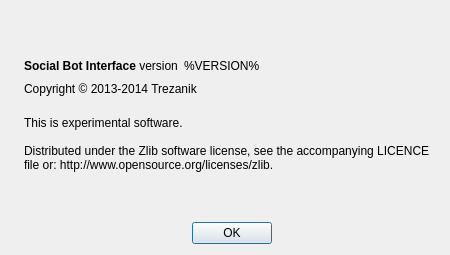
<?xml version="1.0" encoding="UTF-8"?>
<ui version="4.0">
 <class>AboutDialog</class>
 <widget class="QDialog" name="AboutDialog">
  <property name="geometry">
   <rect>
    <x>0</x>
    <y>0</y>
    <width>450</width>
    <height>255</height>
   </rect>
  </property>
  <property name="windowTitle">
   <string>About Social Bot Interface</string>
  </property>
  <layout class="QHBoxLayout" name="horizontalLayout_2">
   <item>
    <widget class="QLabel" name="label_sideimage">
     <property name="sizePolicy">
      <sizepolicy hsizetype="Preferred" vsizetype="Ignored">
       <horstretch>0</horstretch>
       <verstretch>0</verstretch>
      </sizepolicy>
     </property>
     <property name="pixmap">
      <pixmap resource="../sbi.qrc">:/images/about</pixmap>
     </property>
    </widget>
   </item>
   <item>
    <layout class="QVBoxLayout" name="verticalLayout_2">
     <item>
      <spacer name="verticalSpacer_2">
       <property name="orientation">
        <enum>Qt::Vertical</enum>
       </property>
       <property name="sizeHint" stdset="0">
        <size>
         <width>20</width>
         <height>40</height>
        </size>
       </property>
      </spacer>
     </item>
     <item>
      <layout class="QHBoxLayout" name="horizontalLayout">
       <item>
        <widget class="QLabel" name="label_appname">
         <property name="cursor">
          <cursorShape>IBeamCursor</cursorShape>
         </property>
         <property name="text">
          <string>&lt;html&gt;&lt;head/&gt;&lt;body&gt;&lt;p&gt;&lt;span style=&quot; font-weight:600;&quot;&gt;Social Bot Interface&lt;/span&gt; version&lt;/p&gt;&lt;/body&gt;&lt;/html&gt;</string>
         </property>
         <property name="textInteractionFlags">
          <set>Qt::LinksAccessibleByMouse|Qt::TextSelectableByKeyboard|Qt::TextSelectableByMouse</set>
         </property>
        </widget>
       </item>
       <item>
        <widget class="QLabel" name="label_appversion">
         <property name="cursor">
          <cursorShape>IBeamCursor</cursorShape>
         </property>
         <property name="text">
          <string notr="true">%VERSION%</string>
         </property>
         <property name="textInteractionFlags">
          <set>Qt::LinksAccessibleByMouse|Qt::TextSelectableByKeyboard|Qt::TextSelectableByMouse</set>
         </property>
        </widget>
       </item>
       <item>
        <spacer name="horizontalSpacer">
         <property name="orientation">
          <enum>Qt::Horizontal</enum>
         </property>
         <property name="sizeHint" stdset="0">
          <size>
           <width>40</width>
           <height>20</height>
          </size>
         </property>
        </spacer>
       </item>
       <item>
        <widget class="QLabel" name="label_appimage">
         <property name="maximumSize">
          <size>
           <width>64</width>
           <height>64</height>
          </size>
         </property>
         <property name="text">
          <string/>
         </property>
         <property name="pixmap">
          <pixmap resource="../sbi.qrc">:/images/app_image</pixmap>
         </property>
         <property name="scaledContents">
          <bool>true</bool>
         </property>
        </widget>
       </item>
      </layout>
     </item>
     <item>
      <widget class="QLabel" name="label_copyright">
       <property name="cursor">
        <cursorShape>IBeamCursor</cursorShape>
       </property>
       <property name="text">
        <string>Copyright © 2013-2014 Trezanik</string>
       </property>
       <property name="textInteractionFlags">
        <set>Qt::LinksAccessibleByMouse|Qt::TextSelectableByKeyboard|Qt::TextSelectableByMouse</set>
       </property>
      </widget>
     </item>
     <item>
      <widget class="QLabel" name="label_notice">
       <property name="cursor">
        <cursorShape>IBeamCursor</cursorShape>
       </property>
       <property name="text">
        <string>
This is experimental software.

Distributed under the Zlib software license, see the accompanying LICENCE file or: http://www.opensource.org/licenses/zlib.</string>
       </property>
       <property name="wordWrap">
        <bool>true</bool>
       </property>
       <property name="textInteractionFlags">
        <set>Qt::LinksAccessibleByMouse|Qt::TextSelectableByKeyboard|Qt::TextSelectableByMouse</set>
       </property>
      </widget>
     </item>
     <item>
      <spacer name="verticalSpacer">
       <property name="orientation">
        <enum>Qt::Vertical</enum>
       </property>
       <property name="sizeHint" stdset="0">
        <size>
         <width>20</width>
         <height>40</height>
        </size>
       </property>
      </spacer>
     </item>
     <item>
      <widget class="QDialogButtonBox" name="button_ok">
       <property name="orientation">
        <enum>Qt::Horizontal</enum>
       </property>
       <property name="standardButtons">
        <set>QDialogButtonBox::Ok</set>
       </property>
       <property name="centerButtons">
        <bool>true</bool>
       </property>
      </widget>
     </item>
    </layout>
   </item>
  </layout>
 </widget>
 <resources>
  <include location="../sbi.qrc"/>
 </resources>
 <connections>
  <connection>
   <sender>button_ok</sender>
   <signal>accepted()</signal>
   <receiver>AboutDialog</receiver>
   <slot>accept()</slot>
   <hints>
    <hint type="sourcelabel">
     <x>360</x>
     <y>308</y>
    </hint>
    <hint type="destinationlabel">
     <x>157</x>
     <y>274</y>
    </hint>
   </hints>
  </connection>
  <connection>
   <sender>button_ok</sender>
   <signal>rejected()</signal>
   <receiver>AboutDialog</receiver>
   <slot>reject()</slot>
   <hints>
    <hint type="sourcelabel">
     <x>428</x>
     <y>308</y>
    </hint>
    <hint type="destinationlabel">
     <x>286</x>
     <y>274</y>
    </hint>
   </hints>
  </connection>
 </connections>
</ui>
